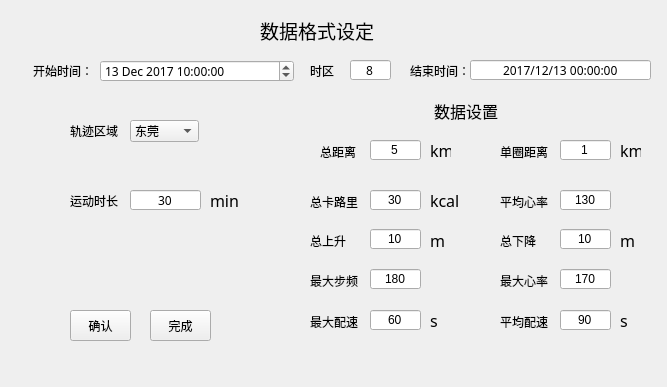
<?xml version="1.0" encoding="UTF-8"?>
<ui version="4.0">
 <class>Form</class>
 <widget class="QWidget" name="Form">
  <property name="enabled">
   <bool>true</bool>
  </property>
  <property name="geometry">
   <rect>
    <x>0</x>
    <y>0</y>
    <width>667</width>
    <height>387</height>
   </rect>
  </property>
  <property name="maximumSize">
   <size>
    <width>1000</width>
    <height>1000</height>
   </size>
  </property>
  <property name="windowTitle">
   <string>Form</string>
  </property>
  <widget class="QLabel" name="time_zone_2">
   <property name="geometry">
    <rect>
     <x>310</x>
     <y>60</y>
     <width>31</width>
     <height>21</height>
    </rect>
   </property>
   <property name="font">
    <font>
     <family>宋体</family>
    </font>
   </property>
   <property name="text">
    <string>时区</string>
   </property>
  </widget>
  <widget class="QLineEdit" name="time_zone">
   <property name="geometry">
    <rect>
     <x>350</x>
     <y>60</y>
     <width>41</width>
     <height>20</height>
    </rect>
   </property>
   <property name="font">
    <font>
     <family>宋体</family>
    </font>
   </property>
   <property name="layoutDirection">
    <enum>Qt::LeftToRight</enum>
   </property>
   <property name="text">
    <string>8</string>
   </property>
   <property name="alignment">
    <set>Qt::AlignCenter</set>
   </property>
  </widget>
  <widget class="QLineEdit" name="end_time">
   <property name="geometry">
    <rect>
     <x>470</x>
     <y>60</y>
     <width>181</width>
     <height>20</height>
    </rect>
   </property>
   <property name="font">
    <font>
     <family>宋体</family>
    </font>
   </property>
   <property name="text">
    <string>2017/12/13 00:00:00</string>
   </property>
   <property name="alignment">
    <set>Qt::AlignCenter</set>
   </property>
  </widget>
  <widget class="QLabel" name="start_time_2">
   <property name="geometry">
    <rect>
     <x>33</x>
     <y>60</y>
     <width>61</width>
     <height>21</height>
    </rect>
   </property>
   <property name="font">
    <font>
     <family>宋体</family>
    </font>
   </property>
   <property name="text">
    <string>开始时间：</string>
   </property>
  </widget>
  <widget class="QDateTimeEdit" name="start_time">
   <property name="geometry">
    <rect>
     <x>100</x>
     <y>60</y>
     <width>194</width>
     <height>22</height>
    </rect>
   </property>
   <property name="font">
    <font>
     <family>宋体</family>
    </font>
   </property>
   <property name="date">
    <date>
     <year>2017</year>
     <month>12</month>
     <day>13</day>
    </date>
   </property>
   <property name="time">
    <time>
     <hour>10</hour>
     <minute>0</minute>
     <second>0</second>
    </time>
   </property>
   <property name="minimumDateTime">
    <datetime>
     <hour>10</hour>
     <minute>0</minute>
     <second>0</second>
     <year>2000</year>
     <month>1</month>
     <day>1</day>
    </datetime>
   </property>
   <property name="minimumDate">
    <date>
     <year>2000</year>
     <month>1</month>
     <day>1</day>
    </date>
   </property>
   <property name="minimumTime">
    <time>
     <hour>10</hour>
     <minute>0</minute>
     <second>0</second>
    </time>
   </property>
  </widget>
  <widget class="QLabel" name="title">
   <property name="geometry">
    <rect>
     <x>260</x>
     <y>10</y>
     <width>151</width>
     <height>41</height>
    </rect>
   </property>
   <property name="font">
    <font>
     <family>宋体</family>
     <pointsize>14</pointsize>
    </font>
   </property>
   <property name="text">
    <string>数据格式设定</string>
   </property>
  </widget>
  <widget class="QLabel" name="end_time_2">
   <property name="geometry">
    <rect>
     <x>410</x>
     <y>60</y>
     <width>61</width>
     <height>21</height>
    </rect>
   </property>
   <property name="font">
    <font>
     <family>宋体</family>
    </font>
   </property>
   <property name="text">
    <string>结束时间：</string>
   </property>
  </widget>
  <widget class="QComboBox" name="locus_box">
   <property name="geometry">
    <rect>
     <x>130</x>
     <y>120</y>
     <width>69</width>
     <height>22</height>
    </rect>
   </property>
   <item>
    <property name="text">
     <string>东莞</string>
    </property>
   </item>
   <item>
    <property name="text">
     <string>深圳</string>
    </property>
   </item>
   <item>
    <property name="text">
     <string>无</string>
    </property>
   </item>
  </widget>
  <widget class="QLabel" name="locus">
   <property name="geometry">
    <rect>
     <x>70</x>
     <y>120</y>
     <width>61</width>
     <height>21</height>
    </rect>
   </property>
   <property name="font">
    <font>
     <family>宋体</family>
    </font>
   </property>
   <property name="text">
    <string>轨迹区域</string>
   </property>
  </widget>
  <widget class="QLabel" name="sport_time">
   <property name="geometry">
    <rect>
     <x>70</x>
     <y>190</y>
     <width>61</width>
     <height>21</height>
    </rect>
   </property>
   <property name="font">
    <font>
     <family>宋体</family>
    </font>
   </property>
   <property name="text">
    <string>运动时长</string>
   </property>
  </widget>
  <widget class="QLineEdit" name="sport_time_set">
   <property name="geometry">
    <rect>
     <x>130</x>
     <y>190</y>
     <width>71</width>
     <height>20</height>
    </rect>
   </property>
   <property name="font">
    <font>
     <family>宋体</family>
    </font>
   </property>
   <property name="text">
    <string>30</string>
   </property>
   <property name="alignment">
    <set>Qt::AlignCenter</set>
   </property>
  </widget>
  <widget class="QLabel" name="sport_time_2">
   <property name="geometry">
    <rect>
     <x>210</x>
     <y>190</y>
     <width>41</width>
     <height>21</height>
    </rect>
   </property>
   <property name="font">
    <font>
     <family>宋体</family>
     <pointsize>12</pointsize>
    </font>
   </property>
   <property name="text">
    <string>min</string>
   </property>
  </widget>
  <widget class="QPushButton" name="commit">
   <property name="geometry">
    <rect>
     <x>70</x>
     <y>310</y>
     <width>61</width>
     <height>31</height>
    </rect>
   </property>
   <property name="text">
    <string>确认</string>
   </property>
  </widget>
  <widget class="QLabel" name="data_choice">
   <property name="geometry">
    <rect>
     <x>430</x>
     <y>90</y>
     <width>111</width>
     <height>41</height>
    </rect>
   </property>
   <property name="font">
    <font>
     <family>宋体</family>
     <pointsize>12</pointsize>
    </font>
   </property>
   <property name="text">
    <string> 数据设置</string>
   </property>
  </widget>
  <widget class="QLabel" name="label_2">
   <property name="geometry">
    <rect>
     <x>500</x>
     <y>141</y>
     <width>61</width>
     <height>21</height>
    </rect>
   </property>
   <property name="font">
    <font>
     <family>宋体</family>
    </font>
   </property>
   <property name="text">
    <string>单圈距离</string>
   </property>
  </widget>
  <widget class="QLineEdit" name="around">
   <property name="geometry">
    <rect>
     <x>560</x>
     <y>140</y>
     <width>51</width>
     <height>20</height>
    </rect>
   </property>
   <property name="text">
    <string>1</string>
   </property>
   <property name="alignment">
    <set>Qt::AlignCenter</set>
   </property>
  </widget>
  <widget class="QLabel" name="label_4">
   <property name="geometry">
    <rect>
     <x>620</x>
     <y>140</y>
     <width>21</width>
     <height>21</height>
    </rect>
   </property>
   <property name="font">
    <font>
     <family>宋体</family>
     <pointsize>12</pointsize>
    </font>
   </property>
   <property name="text">
    <string>km</string>
   </property>
  </widget>
  <widget class="QLabel" name="label_5">
   <property name="geometry">
    <rect>
     <x>430</x>
     <y>140</y>
     <width>21</width>
     <height>21</height>
    </rect>
   </property>
   <property name="font">
    <font>
     <family>宋体</family>
     <pointsize>12</pointsize>
    </font>
   </property>
   <property name="text">
    <string>km</string>
   </property>
  </widget>
  <widget class="QLabel" name="label">
   <property name="geometry">
    <rect>
     <x>320</x>
     <y>141</y>
     <width>51</width>
     <height>21</height>
    </rect>
   </property>
   <property name="font">
    <font>
     <family>宋体</family>
    </font>
   </property>
   <property name="text">
    <string>总距离</string>
   </property>
  </widget>
  <widget class="QLineEdit" name="distance">
   <property name="geometry">
    <rect>
     <x>370</x>
     <y>140</y>
     <width>51</width>
     <height>20</height>
    </rect>
   </property>
   <property name="text">
    <string>5</string>
   </property>
   <property name="alignment">
    <set>Qt::AlignCenter</set>
   </property>
  </widget>
  <widget class="QLabel" name="label_3">
   <property name="geometry">
    <rect>
     <x>310</x>
     <y>191</y>
     <width>61</width>
     <height>21</height>
    </rect>
   </property>
   <property name="font">
    <font>
     <family>宋体</family>
    </font>
   </property>
   <property name="text">
    <string>总卡路里</string>
   </property>
  </widget>
  <widget class="QLineEdit" name="kcal">
   <property name="geometry">
    <rect>
     <x>370</x>
     <y>190</y>
     <width>51</width>
     <height>20</height>
    </rect>
   </property>
   <property name="text">
    <string>30</string>
   </property>
   <property name="alignment">
    <set>Qt::AlignCenter</set>
   </property>
  </widget>
  <widget class="QLabel" name="label_6">
   <property name="geometry">
    <rect>
     <x>430</x>
     <y>190</y>
     <width>41</width>
     <height>21</height>
    </rect>
   </property>
   <property name="font">
    <font>
     <family>宋体</family>
     <pointsize>12</pointsize>
    </font>
   </property>
   <property name="text">
    <string>kcal</string>
   </property>
  </widget>
  <widget class="QLabel" name="label_8">
   <property name="geometry">
    <rect>
     <x>500</x>
     <y>191</y>
     <width>61</width>
     <height>21</height>
    </rect>
   </property>
   <property name="font">
    <font>
     <family>宋体</family>
    </font>
   </property>
   <property name="text">
    <string>平均心率</string>
   </property>
  </widget>
  <widget class="QLineEdit" name="heart">
   <property name="geometry">
    <rect>
     <x>560</x>
     <y>190</y>
     <width>51</width>
     <height>20</height>
    </rect>
   </property>
   <property name="text">
    <string>130</string>
   </property>
   <property name="alignment">
    <set>Qt::AlignCenter</set>
   </property>
  </widget>
  <widget class="QLabel" name="label_9">
   <property name="geometry">
    <rect>
     <x>500</x>
     <y>230</y>
     <width>61</width>
     <height>21</height>
    </rect>
   </property>
   <property name="font">
    <font>
     <family>宋体</family>
    </font>
   </property>
   <property name="text">
    <string>总下降</string>
   </property>
  </widget>
  <widget class="QLineEdit" name="decline">
   <property name="geometry">
    <rect>
     <x>560</x>
     <y>229</y>
     <width>51</width>
     <height>20</height>
    </rect>
   </property>
   <property name="text">
    <string>10</string>
   </property>
   <property name="alignment">
    <set>Qt::AlignCenter</set>
   </property>
  </widget>
  <widget class="QLineEdit" name="elevation">
   <property name="geometry">
    <rect>
     <x>370</x>
     <y>229</y>
     <width>51</width>
     <height>20</height>
    </rect>
   </property>
   <property name="text">
    <string>10</string>
   </property>
   <property name="alignment">
    <set>Qt::AlignCenter</set>
   </property>
  </widget>
  <widget class="QLabel" name="label_10">
   <property name="geometry">
    <rect>
     <x>310</x>
     <y>230</y>
     <width>61</width>
     <height>21</height>
    </rect>
   </property>
   <property name="font">
    <font>
     <family>宋体</family>
    </font>
   </property>
   <property name="text">
    <string>总上升</string>
   </property>
  </widget>
  <widget class="QLabel" name="label_7">
   <property name="geometry">
    <rect>
     <x>430</x>
     <y>230</y>
     <width>41</width>
     <height>21</height>
    </rect>
   </property>
   <property name="font">
    <font>
     <family>宋体</family>
     <pointsize>12</pointsize>
    </font>
   </property>
   <property name="text">
    <string>m</string>
   </property>
  </widget>
  <widget class="QLabel" name="label_11">
   <property name="geometry">
    <rect>
     <x>620</x>
     <y>230</y>
     <width>41</width>
     <height>21</height>
    </rect>
   </property>
   <property name="font">
    <font>
     <family>宋体</family>
     <pointsize>12</pointsize>
    </font>
   </property>
   <property name="text">
    <string>m</string>
   </property>
  </widget>
  <widget class="QLineEdit" name="most_step">
   <property name="geometry">
    <rect>
     <x>370</x>
     <y>269</y>
     <width>51</width>
     <height>20</height>
    </rect>
   </property>
   <property name="text">
    <string>180</string>
   </property>
   <property name="alignment">
    <set>Qt::AlignCenter</set>
   </property>
  </widget>
  <widget class="QLabel" name="label_13">
   <property name="geometry">
    <rect>
     <x>310</x>
     <y>270</y>
     <width>61</width>
     <height>21</height>
    </rect>
   </property>
   <property name="font">
    <font>
     <family>宋体</family>
    </font>
   </property>
   <property name="text">
    <string>最大步频</string>
   </property>
  </widget>
  <widget class="QLineEdit" name="most_heart">
   <property name="geometry">
    <rect>
     <x>560</x>
     <y>269</y>
     <width>51</width>
     <height>20</height>
    </rect>
   </property>
   <property name="text">
    <string>170</string>
   </property>
   <property name="alignment">
    <set>Qt::AlignCenter</set>
   </property>
  </widget>
  <widget class="QLabel" name="label_15">
   <property name="geometry">
    <rect>
     <x>500</x>
     <y>270</y>
     <width>61</width>
     <height>21</height>
    </rect>
   </property>
   <property name="font">
    <font>
     <family>宋体</family>
    </font>
   </property>
   <property name="text">
    <string>最大心率</string>
   </property>
  </widget>
  <widget class="QLineEdit" name="most_pace">
   <property name="geometry">
    <rect>
     <x>370</x>
     <y>310</y>
     <width>51</width>
     <height>20</height>
    </rect>
   </property>
   <property name="text">
    <string>60</string>
   </property>
   <property name="alignment">
    <set>Qt::AlignCenter</set>
   </property>
  </widget>
  <widget class="QLabel" name="label_16">
   <property name="geometry">
    <rect>
     <x>500</x>
     <y>311</y>
     <width>61</width>
     <height>21</height>
    </rect>
   </property>
   <property name="font">
    <font>
     <family>宋体</family>
    </font>
   </property>
   <property name="text">
    <string>平均配速</string>
   </property>
  </widget>
  <widget class="QLabel" name="label_14">
   <property name="geometry">
    <rect>
     <x>310</x>
     <y>311</y>
     <width>61</width>
     <height>21</height>
    </rect>
   </property>
   <property name="font">
    <font>
     <family>宋体</family>
    </font>
   </property>
   <property name="text">
    <string>最大配速</string>
   </property>
  </widget>
  <widget class="QLineEdit" name="avg_pace">
   <property name="geometry">
    <rect>
     <x>560</x>
     <y>310</y>
     <width>51</width>
     <height>20</height>
    </rect>
   </property>
   <property name="text">
    <string>90</string>
   </property>
   <property name="alignment">
    <set>Qt::AlignCenter</set>
   </property>
  </widget>
  <widget class="QLabel" name="label_12">
   <property name="geometry">
    <rect>
     <x>430</x>
     <y>310</y>
     <width>41</width>
     <height>21</height>
    </rect>
   </property>
   <property name="font">
    <font>
     <family>宋体</family>
     <pointsize>12</pointsize>
    </font>
   </property>
   <property name="text">
    <string>s</string>
   </property>
  </widget>
  <widget class="QLabel" name="label_17">
   <property name="geometry">
    <rect>
     <x>620</x>
     <y>310</y>
     <width>41</width>
     <height>21</height>
    </rect>
   </property>
   <property name="font">
    <font>
     <family>宋体</family>
     <pointsize>12</pointsize>
    </font>
   </property>
   <property name="text">
    <string>s</string>
   </property>
  </widget>
  <widget class="QPushButton" name="finish">
   <property name="geometry">
    <rect>
     <x>150</x>
     <y>310</y>
     <width>61</width>
     <height>31</height>
    </rect>
   </property>
   <property name="text">
    <string>完成</string>
   </property>
  </widget>
 </widget>
 <resources/>
 <connections/>
</ui>
